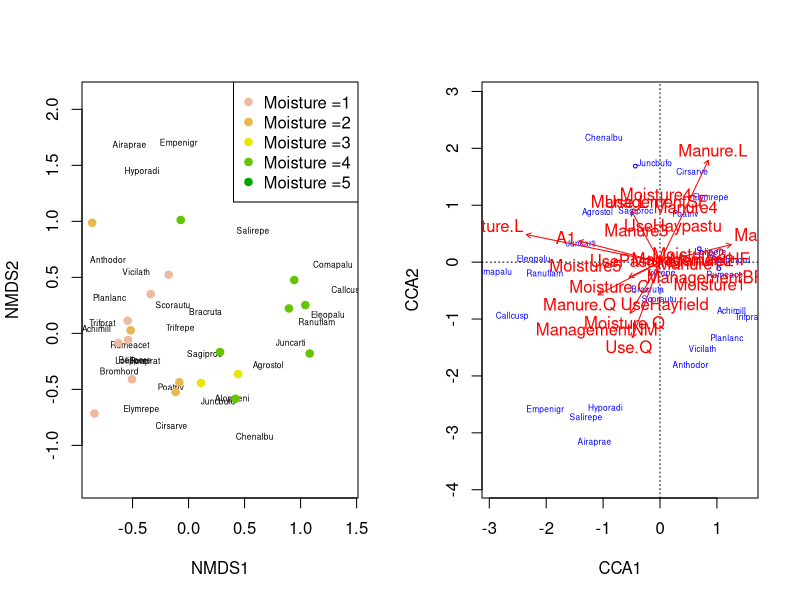
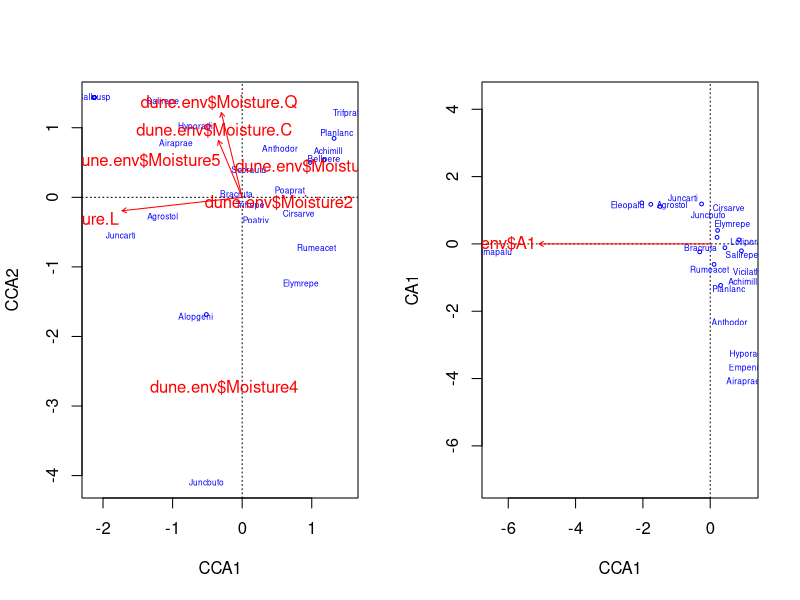
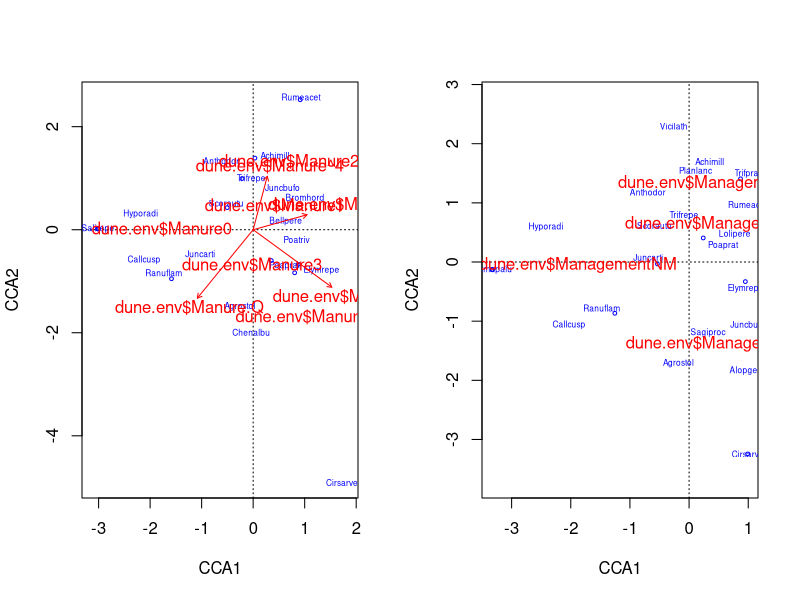
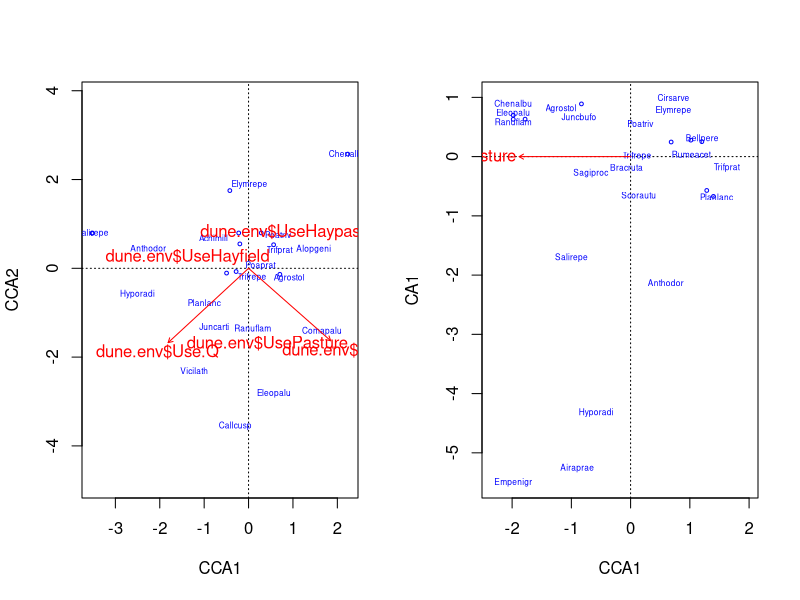
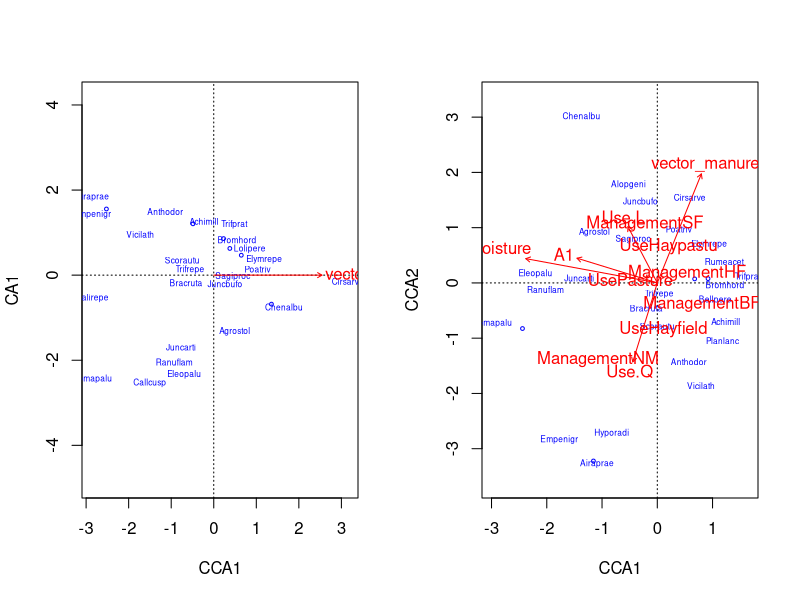
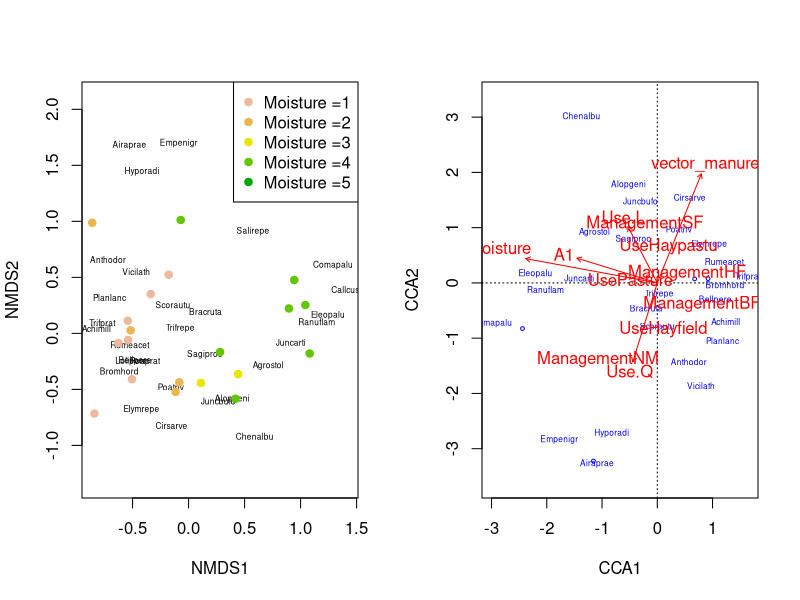
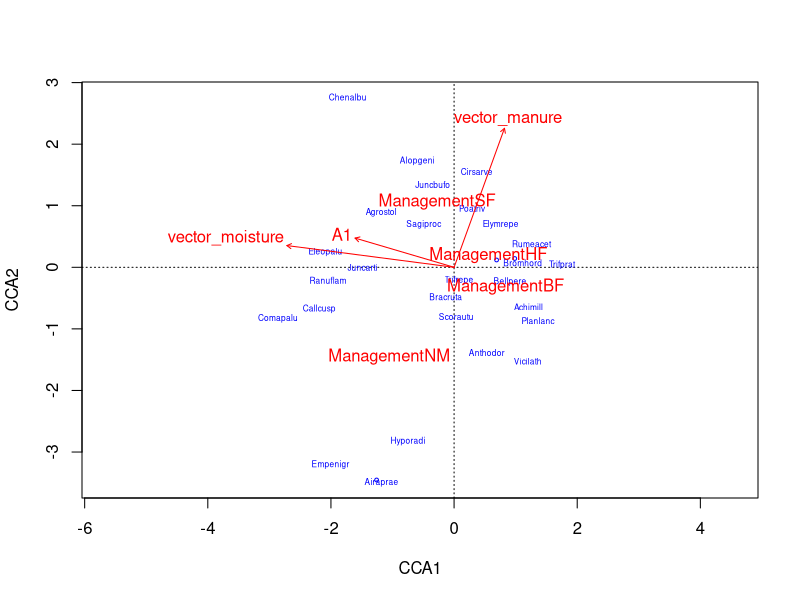
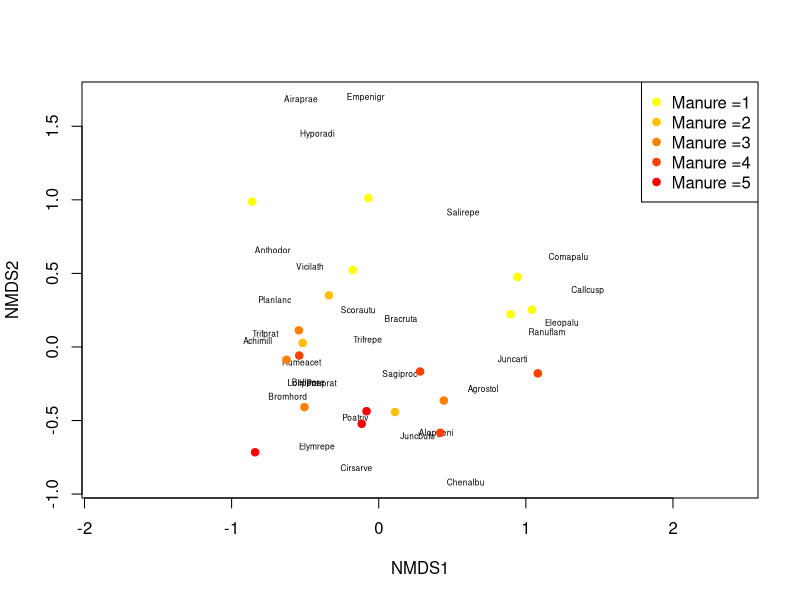

R code for these plots, in order:
## Multivariate Assignment 
library(vegan) 
data(dune)
data(dune.env)
head(dune)
head(dune.env)
names(dune) # species 
names(dune.env) # variable

par(mfrow=(c(1,2)))
dune_mds = metaMDS(dune)

plot(dune_mds, type='n')
text(dune_mds, 'sp', cex=.5)
# generate vector of colors 
color_vect = rev(terrain.colors(6))[-1]
points(dune_mds, 'sites', pch=19, 
       col=color_vect[dune.env$Moisture])
legend('topright', paste("Moisture =", 1:5, sep=''), 
       col=color_vect, pch=19)
dune_mds
str(dune_mds)

# axes kinda uninformative
# the first axis is broader than the second
# first variable matches up with the first axis pretty well

# Species Eleopalu and Ranuflam are usually found close to one another in an area with alot of higher moisture points,
# whereas Rumeacet is concentrated around lots of low moisture points

# it seems like species on the left tend to line up more with lower levels of moisture, 
# species towards the right of the plot line up more with higher levels pf moisture.
# showing there may be a strong correlation between moisture and where each specific species is found 

# it computes between every sample a distance matrix, ignores where both are missing since it is a non euclidean method 

# Carry out a direct ordination using CCA in order to test any potential hypotheses that 
# you developed after examining the MDS plot. Specifically, carry out a test of the entire model 
# (i.e., including all constrained axes) and also carry out tests at the scale of individual 
# explanatory variables you included in your model if you included more than one variable. 
# Plot your results.

# Canonical Correspondence Analysis (CCA)
# Let's carry out a Canonical Correspondence Analysis (CCA) as well. CCA is appropriate 
# for modeling unimodal or hump-shaped responses to explanatory variables (rather than linear as with RDA).

cca_dune <- cca(dune ~ ., data=dune.env)
RsquareAdj(cca_dune, 100)
anova(cca_dune, permutations = 999)
anova(cca_dune, by='margin', permutations = 999)

plot(cca_dune, type='n', scaling=1)
orditorp(cca_dune, display='sp', cex=0.5, scaling=1, col='blue')
text(cca_dune, display='cn', col='red')


# just moisture
cca_dune_moisture <- cca(dune ~ dune.env$Moisture)
RsquareAdj(cca_dune_moisture, 100)
anova(cca_dune_moisture, permutations = 999)
anova(cca_dune_moisture, by='margin', permutations = 999)

plot(cca_dune_moisture, type='n', scaling=1)
orditorp(cca_dune_moisture, display='sp', cex=0.5, scaling=1, col='blue')
text(cca_dune_moisture, display='cn', col='red')
dune.env$Moisture
levels(dune.env$Moisture)



#Just A1
cca_dune_A1 <- cca(dune ~ dune.env$A1)
RsquareAdj(cca_dune_A1, 100)
anova(cca_dune_A1, permutations = 999)
anova(cca_dune_A1, by='margin', permutations = 999)

plot(cca_dune_A1, type='n', scaling=1)
orditorp(cca_dune_A1, display='sp', cex=0.5, scaling=1, col='blue')
text(cca_dune_A1, display='bp', col='red')

#Just manure
cca_dune_Manure <- cca(dune ~ dune.env$Manure)
RsquareAdj(cca_dune_Manure, 100)
anova(cca_dune_Manure, permutations = 999)
anova(cca_dune_Manure, by='margin', permutations = 999)

plot(cca_dune_Manure, type='n', scaling=1)
orditorp(cca_dune_Manure, display='sp', cex=0.5, scaling=1, col='blue')
text(cca_dune_Manure, display='cn', col='red')

#Just Management
cca_dune_Management <- cca(dune ~ dune.env$Management)
RsquareAdj(cca_dune_Management, 100)
anova(cca_dune_Management, permutations = 999)
anova(cca_dune_Management, by='margin', permutations = 999)

plot(cca_dune_Management, type='n', scaling=1)
orditorp(cca_dune_Management, display='sp', cex=0.5, scaling=1, col='blue')
text(cca_dune_Management, display='cn', col='red')

#Just Use
cca_dune_Use <- cca(dune ~ dune.env$Use)
RsquareAdj(cca_dune_Use, 100)
anova(cca_dune_Use, permutations = 999)
anova(cca_dune_Use, by='margin', permutations = 999)

plot(cca_dune_Use, type='n', scaling=1)
orditorp(cca_dune_Use, display='sp', cex=0.5, scaling=1, col='blue')
text(cca_dune_Use, display='cn', col='red')


#vector moisture 
vector_moisture <- as.numeric(as.character(dune.env$Moisture))
vector_moisture
dune.env$Moisture
vector_moisture_cca <- cca(dune~vector_moisture)
RsquareAdj(vector_moisture_cca, 100)
anova(vector_moisture_cca, permutations = 999)
anova(vector_moisture_cca, by='margin', permutations = 999)

plot(vector_moisture_cca, type='n', scaling=1)
orditorp(vector_moisture_cca, display='sp', cex=0.5, scaling=1, col='blue')
text(vector_moisture_cca, display='bp', col='red')

# vector manure
vector_manure <- as.numeric(as.character(dune.env$Manure))
vector_manure_cca <- cca(dune~vector_manure)
RsquareAdj(vector_manure_cca, 100)
anova(vector_manure_cca, permutations = 999)
anova(vector_manure_cca, by='margin', permutations = 999)

plot(vector_manure_cca, type='n', scaling=1)
orditorp(vector_manure_cca, display='sp', cex=0.5, scaling=1, col='blue')
text(vector_manure_cca, display='bp', col='red')

#new dune cca
cca_dune_new <- cca(dune ~ A1 + Use + Management + vector_moisture + vector_manure, data=dune.env)
RsquareAdj(cca_dune_new, 100)
anova(cca_dune_new, permutations = 999)
anova(cca_dune_new, by='margin', permutations = 999)

plot(cca_dune_new, type='n', scaling=1)
orditorp(cca_dune_new, display='sp', cex=0.5, scaling=1, col='blue')
text(cca_dune_new, display='cn', col='red')


par(mfrow=(c(1,2)))
plot(dune_mds, type='n')
text(dune_mds, 'sp', cex=.5)
# generate vector of colors 
color_vect <- rev(terrain.colors(6))[-1]
points(dune_mds, 'sites', pch=19, 
       col=color_vect[dune.env$Moisture])
legend('topright', paste("Moisture =", 1:5, sep=''), 
       col=color_vect, pch=19)
dune_mds
str(dune_mds)

plot(cca_dune_new, type='n', scaling=1)
orditorp(cca_dune_new, display='sp', cex=0.5, scaling=1, col='blue')
text(cca_dune_new, display='cn', col='red')



RsquareAdj(cca_dune_new, 100)
RsquareAdj(cca_dune_A1, 100)
RsquareAdj(cca_dune_Management, 100)
RsquareAdj(cca_dune_Use, 100)
RsquareAdj(cca_dune_moisture, 100)
RsquareAdj(cca_dune_Manure, 100)
RsquareAdj(vector_manure_cca, 100)
RsquareAdj(vector_moisture_cca, 100)

# should try removing use from model, only 1.6 rsquared adj
# chnaging to vectors, a;though better to visualize does decrease the r square, but increase adj r squre,
# so overall probably a better model even though individuallly the vecotrs have lower r squres than their counterparts
# they help to decrease the overfitting of the model due to an excess of variables

without_use_cca <- update(cca_dune_new, . ~ . - Use)
par(mfrow=c(1,1))
RsquareAdj(without_use_cca, 100)
anova(without_use_cca, permutations = 999)
anova(without_use_cca, by='margin', permutations = 999)

plot(without_use_cca, type='n', scaling=1)
orditorp(without_use_cca, display='sp', cex=0.5, scaling=1, col='blue')
text(without_use_cca, display='cn', col='red')

# does increase the adj r but only by 1%, overall a very similar looking model this 


# manure plot like moisture nmds
plot(dune_mds, type='n')
text(dune_mds, 'sp', cex=.5)
# generate vector of colors 
color_vect = rev(heat.colors(6))[-1]
points(dune_mds, 'sites', pch=19, 
       col=color_vect[dune.env$Manure])
legend('topright', paste("Manure =", 1:5, sep=''), 
       col=color_vect, pch=19)

# this further shows the correlation between the cca and nmds ordination results. 

dune.env$Manure
?terrain.colors
